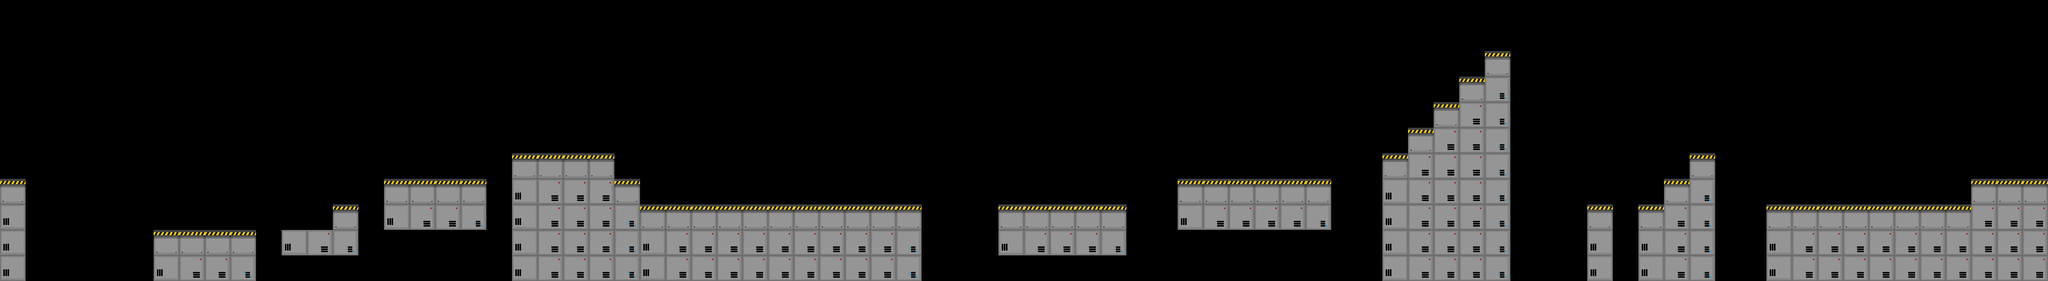

Tiled map render using the project's own tile images. Description and the whole map definition, tile-layer contents included, below:
An orthogonal 80x11 tile map with 120x120 px tiles, 1 tile layer (solid), 2 tilesets and 21 objects (7x blue energy, 4x red energy, 4x virus, 2x text, path 1, ...).

<map version="1.0" orientation="orthogonal" renderorder="right-down" width="80" height="11" tilewidth="120" tileheight="120">
 <tileset firstgid="1" name="tiles" tilewidth="120" tileheight="120" spacing="12" margin="6">
  <image source="res/tiles2.png" width="396" height="264" />
 </tileset>
 <tileset firstgid="7" name="objects" tilewidth="100" tileheight="100">
  <image source="res/items.png" width="1000" height="1000" />
 </tileset>
 <layer name="solid" width="80" height="11">
  <data encoding="csv">
0,0,0,0,0,0,0,0,0,0,0,0,0,0,0,0,0,0,0,0,0,0,0,0,0,0,0,0,0,0,0,0,0,0,0,0,0,0,0,0,0,0,0,0,0,0,0,0,0,0,0,0,0,0,0,0,0,0,0,0,0,0,0,0,0,0,0,0,0,0,0,0,0,0,0,0,0,0,0,0,
0,0,0,0,0,0,0,0,0,0,0,0,0,0,0,0,0,0,0,0,0,0,0,0,0,0,0,0,0,0,0,0,0,0,0,0,0,0,0,0,0,0,0,0,0,0,0,0,0,0,0,0,0,0,0,0,0,0,0,0,0,0,0,0,0,0,0,0,0,0,0,0,0,0,0,0,0,0,0,0,
0,0,0,0,0,0,0,0,0,0,0,0,0,0,0,0,0,0,0,0,0,0,0,0,0,0,0,0,0,0,0,0,0,0,0,0,0,0,0,0,0,0,0,0,0,0,0,0,0,0,0,0,0,0,0,0,0,0,1,0,0,0,0,0,0,0,0,0,0,0,0,0,0,0,0,0,0,0,0,0,
0,0,0,0,0,0,0,0,0,0,0,0,0,0,0,0,0,0,0,0,0,0,0,0,0,0,0,0,0,0,0,0,0,0,0,0,0,0,0,0,0,0,0,0,0,0,0,0,0,0,0,0,0,0,0,0,0,1,3,0,0,0,0,0,0,0,0,0,0,0,0,0,0,0,0,0,0,0,0,0,
0,0,0,0,0,0,0,0,0,0,0,0,0,0,0,0,0,0,0,0,0,0,0,0,0,0,0,0,0,0,0,0,0,0,0,0,0,0,0,0,0,0,0,0,0,0,0,0,0,0,0,0,0,0,0,0,1,4,3,0,0,0,0,0,0,0,0,0,0,0,0,0,0,0,0,0,0,0,0,0,
0,0,0,0,0,0,0,0,0,0,0,0,0,0,0,0,0,0,0,0,0,0,0,0,0,0,0,0,0,0,0,0,0,0,0,0,0,0,0,0,0,0,0,0,0,0,0,0,0,0,0,0,0,0,0,1,4,4,3,0,0,0,0,0,0,0,0,0,0,0,0,0,0,0,0,0,0,0,0,0,
0,0,0,0,0,0,0,0,0,0,0,0,0,0,0,0,0,0,0,0,1,1,1,1,0,0,0,0,0,0,0,0,0,0,0,0,0,0,0,0,0,0,0,0,0,0,0,0,0,0,0,0,0,0,1,4,4,4,3,0,0,0,0,0,0,0,1,0,0,0,0,0,0,0,0,0,0,0,0,0,
1,0,0,0,0,0,0,0,0,0,0,0,0,0,0,1,1,1,1,0,2,4,4,4,1,0,0,0,0,0,0,0,0,0,0,0,0,0,0,0,0,0,0,0,0,0,1,1,1,1,1,1,0,0,2,4,4,4,3,0,0,0,0,0,0,1,3,0,0,0,0,0,0,0,0,0,0,1,1,1,
2,0,0,0,0,0,0,0,0,0,0,0,0,1,0,2,4,4,3,0,2,4,4,4,3,1,1,1,1,1,1,1,1,1,1,1,0,0,0,1,1,1,1,1,0,0,2,4,4,4,4,3,0,0,2,4,4,4,3,0,0,0,1,0,1,4,3,0,0,1,1,1,1,1,1,1,1,4,4,4,
2,0,0,0,0,0,1,1,1,1,0,2,4,3,0,0,0,0,0,0,2,4,4,4,3,2,4,4,4,4,4,4,4,4,4,3,0,0,0,2,4,4,4,3,0,0,0,0,0,0,0,0,0,0,2,4,4,4,3,0,0,0,2,0,2,4,3,0,0,2,4,4,4,4,4,4,4,4,4,4,
2,0,0,0,0,0,2,4,4,3,0,0,0,0,0,0,0,0,0,0,2,4,4,4,3,2,4,4,4,4,4,4,4,4,4,3,0,0,0,0,0,0,0,0,0,0,0,0,0,0,0,0,0,0,2,4,4,4,3,0,0,0,2,0,2,4,3,0,0,2,4,4,4,4,4,4,4,4,4,4
</data>
 </layer>
 <objectgroup name="waypoints">
  <object name="path 1" x="496" y="608">
   <polygon points="0,0 404,-276 1900,-496 1928,-108 1688,48 876,80" />
  </object>
 </objectgroup>
 <objectgroup name="objects">
  <object name="player" gid="9" x="8" y="792" />
  <object name="red energy" gid="8" x="1490" y="944" />
  <object name="blue energy" gid="7" x="842.182" y="877.333" />
  <object name="virus" gid="10" x="3622" y="910" />
  <object name="end portal" gid="11" x="9390" y="798" />
  <object name="virus" gid="10" x="8644" y="930" />
  <object name="red energy" gid="8" x="7430" y="934" />
  <object name="blue energy" gid="7" x="6728" y="436" />
  <object name="virus" gid="10" x="4900" y="938" />
  <object name="red energy" gid="8" x="5124" y="940" />
  <object name="blue energy" gid="7" x="4720" y="940" />
  <object name="text" x="622" y="658" width="398" height="76">
   <properties>
    <property name="0" value="Good Luck!" />
    <property name="1" value="Try not to die" />
    <property name="2" value="Batman" />
    <property name="selected index" value="0" />
   </properties>
  </object>
  <object name="text" x="3336" y="536" width="542" height="48">
   <properties>
    <property name="0" value="Viruses can kill you" />
    <property name="1" value="Batman" />
    <property name="2" value="Try hacking them" />
    <property name="selected index" value="0" />
   </properties>
  </object>
  <object name="blue energy" gid="7" x="1870" y="802" />
  <object name="blue energy" gid="7" x="2066" y="802" />
  <object name="red energy" gid="8" x="2534.16" y="658.289" />
  <object name="blue energy" gid="7" x="1002.97" y="884.303" />
  <object name="blue energy" gid="7" x="3090" y="914" />
  <object name="background" x="56" y="120" width="152" height="160">
   <properties>
    <property name="type" value="marine" />
   </properties>
  </object>
  <object name="virus" gid="10" x="3420" y="920" />
 </objectgroup>
</map>